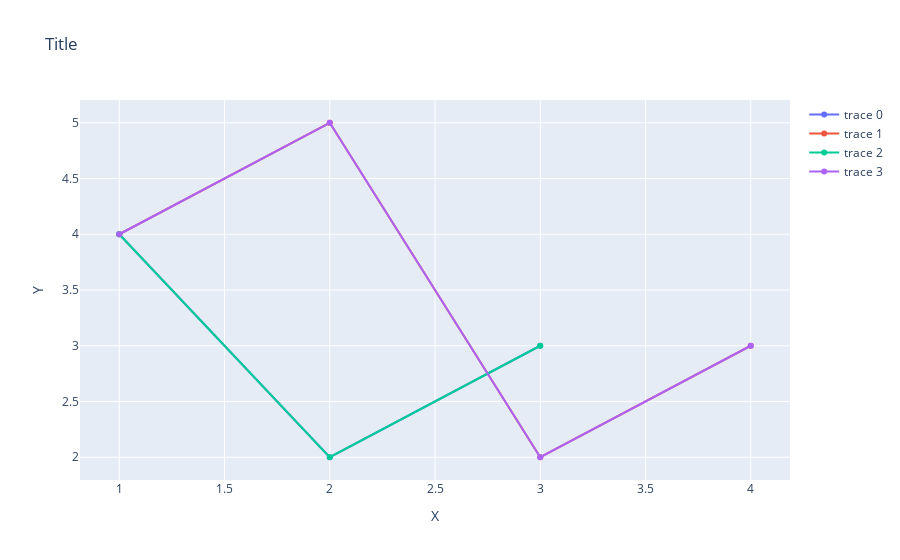

The notebook cell saved with this chart:
### Code cell
fig.add_scatter(x=[1, 2, 3], y=[4, 2, 3])
fig.add_scatter(x=[1, 2, 3, 4], y=[4, 5, 2, 3])

fig.layout.title = 'Title'
fig.layout.xaxis.title = 'X'
fig.layout.yaxis.title = 'Y'

fig.show()

fig.write_html('html_plot.html', config={'toImageButtonOptions': {'format': 'svg'}})

### Figure 1 — Plotly figure (JSON) as saved in the notebook; plotly's stock layout.template omitted (floating-point values rounded to 4 significant figures)
{"data": [{"type": "scatter", "x": [1, 2, 3], "y": [4, 2, 3]}, {"type": "scatter", "x": [1, 2, 3, 4], "y": [4, 5, 2, 3]}, {"type": "scatter", "x": [1, 2, 3], "y": [4, 2, 3]}, {"type": "scatter", "x": [1, 2, 3, 4], "y": [4, 5, 2, 3]}], "layout": {"title": {"text": "Title"}, "xaxis": {"title": {"text": "X"}}, "yaxis": {"title": {"text": "Y"}}}}
